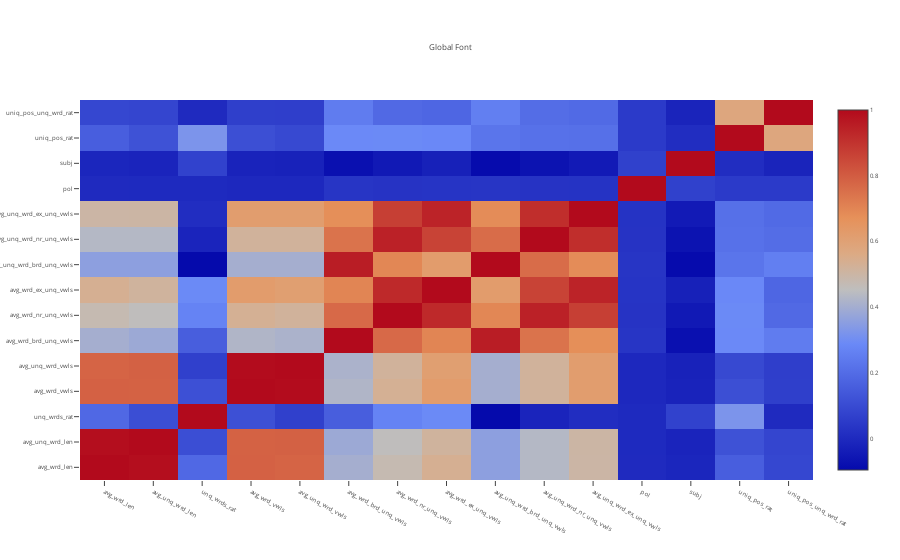

The notebook cell this image was saved under:
### Code cell
corr_plot(d_met)

### Figure 1 — Plotly figure (JSON) as saved in the notebook; plotly's stock layout.template omitted (floating-point values rounded to 4 significant figures; data arrays with more than 128 entries replaced by an {"elided": "..."} marker saying what was removed)
{"data": [{"type": "heatmap", "x": ["avg_wrd_len", "avg_unq_wrd_len", "unq_wrds_rat", "avg_wrd_vwls", "avg_unq_wrd_vwls", "avg_wrd_brd_unq_vwls", "avg_wrd_nr_unq_vwls", "avg_wrd_ex_unq_vwls", "avg_unq_wrd_brd_unq_vwls", "avg_unq_wrd_nr_unq_vwls", "avg_unq_wrd_ex_unq_vwls", "pol", "subj", "uniq_pos_rat", "uniq_pos_unq_wrd_rat"], "y": ["avg_wrd_len", "avg_unq_wrd_len", "unq_wrds_rat", "avg_wrd_vwls", "avg_unq_wrd_vwls", "avg_wrd_brd_unq_vwls", "avg_wrd_nr_unq_vwls", "avg_wrd_ex_unq_vwls", "avg_unq_wrd_brd_unq_vwls", "avg_unq_wrd_nr_unq_vwls", "avg_unq_wrd_ex_unq_vwls", "pol", "subj", "uniq_pos_rat", "uniq_pos_unq_wrd_rat"], "z": {"elided": "15x15 float values"}}], "layout": {"font": {"size": 6}, "title": "Global Font"}}
